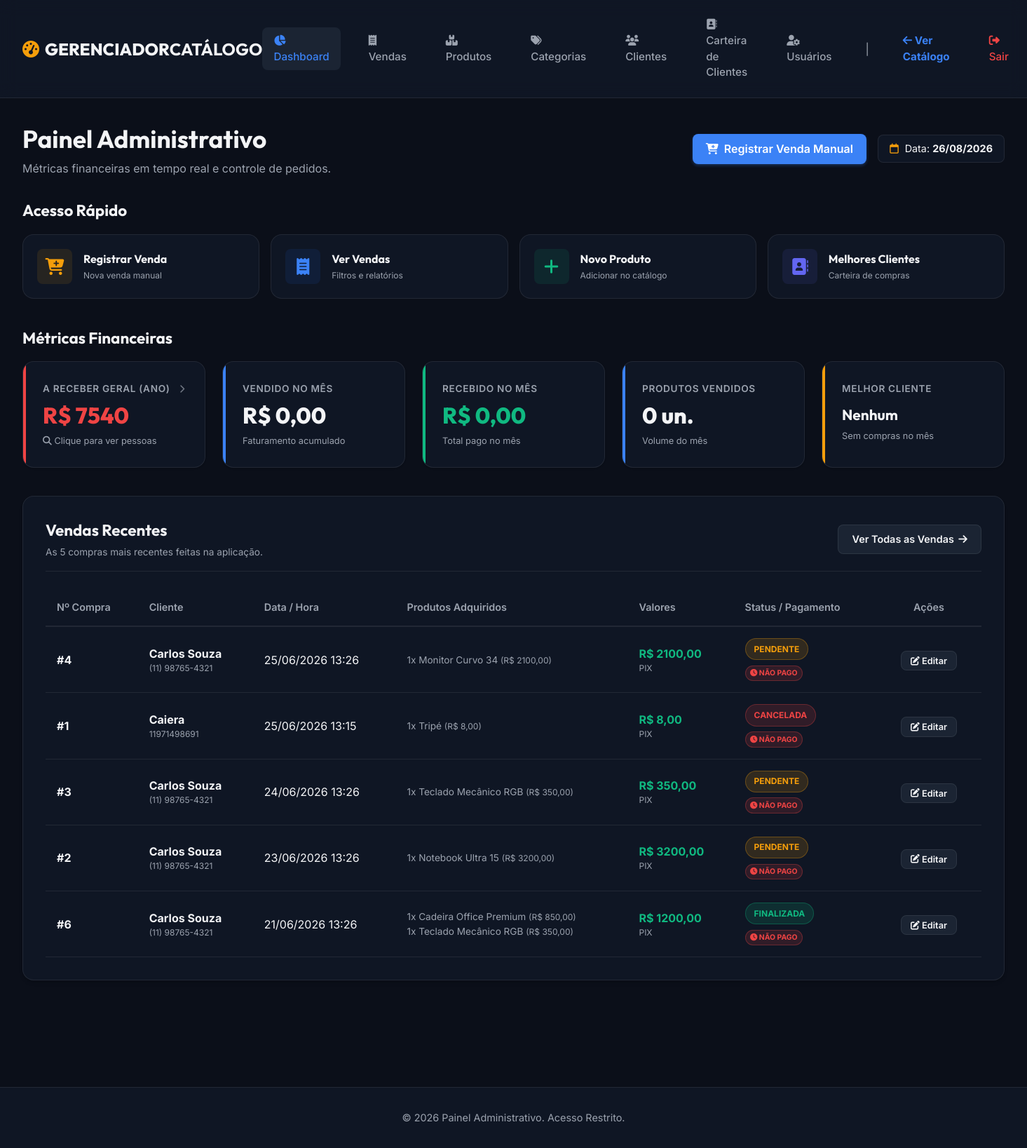
The app's page /dashboard/ (signed in), older data.
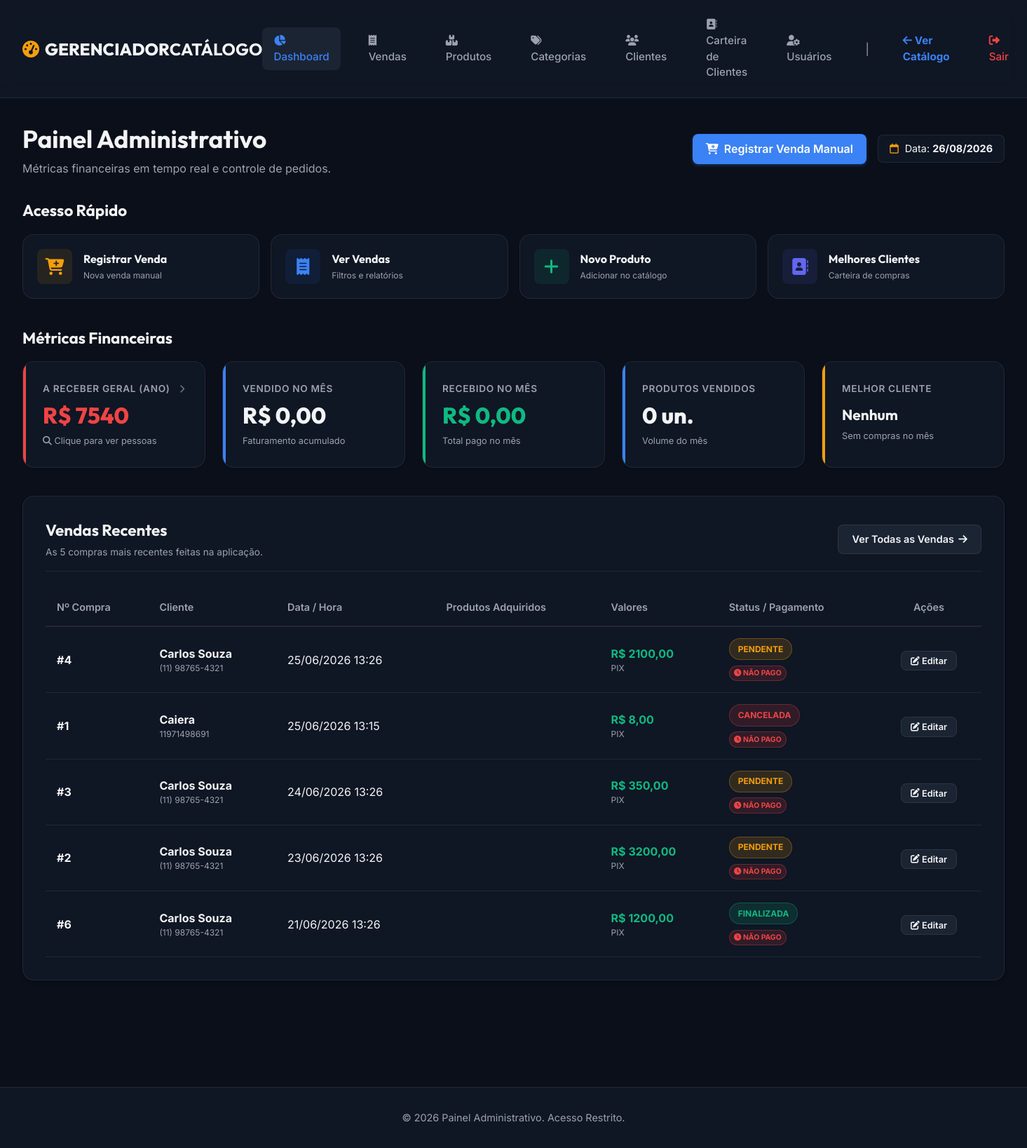
The same page, newer data.
### catalogo/models.py (models this page shows, shortened)
class Purchase(models.Model):
    STATUS_CHOICES = [
        ("Pendente", "Pendente"),
        ("Finalizada", "Finalizada"),
        ("Cancelada", "Cancelada"),
    ]
    client = models.ForeignKey(Client, on_delete=models.CASCADE, related_name="purchases", verbose_name="Cliente")
    date = models.DateTimeField(default=timezone.now, verbose_name="Data da Compra")
    total_value = models.DecimalField(max_digits=10, decimal_places=2, default=0.00, verbose_name="Valor Total")
    status = models.CharField(max_length=20, choices=STATUS_CHOICES, default="Pendente", verbose_name="Status")
    payment_method = models.CharField(max_length=50, default="PIX", verbose_name="Método de Pagamento")
    payment_link = models.URLField(max_length=500, blank=True, default="", verbose_name="Link de Pagamento")
    discount = models.DecimalField(max_digits=10, decimal_places=2, default=0.00, verbose_name="Desconto")
    due_date = models.DateField(null=True, blank=True, verbose_name="Data para Pagar")
    is_paid = models.BooleanField(default=False, verbose_name="Pago")
    class Meta:
        verbose_name = "Compra"
        verbose_name_plural = "Compras"

class Client(models.Model):
    user = models.OneToOneField(User, on_delete=models.SET_NULL, null=True, blank=True, related_name="client_profile", verbose_name="Usuário Relacionado")
    name = models.CharField(max_length=200, verbose_name="Nome Completo")
    cpf_cnpj = models.CharField(max_length=20, verbose_name="CPF/CNPJ", blank=True, default="")
    birthday = models.DateField(verbose_name="Data de Aniversário", null=True, blank=True)
    contact = models.CharField(max_length=50, verbose_name="Contato/Telefone")
    address = models.TextField(verbose_name="Endereço Completo", blank=True, default="")
    class Meta:
        verbose_name = "Cliente"
        verbose_name_plural = "Clientes"

class PurchaseItem(models.Model):
    purchase = models.ForeignKey(Purchase, on_delete=models.CASCADE, related_name="items", verbose_name="Compra")
    product = models.ForeignKey(Product, on_delete=models.PROTECT, related_name="purchase_items", verbose_name="Produto")
    quantity = models.IntegerField(default=1, verbose_name="Quantidade")
    price = models.DecimalField(max_digits=10, decimal_places=2, verbose_name="Preço Unitário")
    class Meta:
        verbose_name = "Item de Compra"
        verbose_name_plural = "Itens de Compra"

class Product(models.Model):
    code = models.CharField(max_length=50, unique=True, verbose_name="Código do Produto")
    name = models.CharField(max_length=200, verbose_name="Nome")
    cost_price = models.DecimalField(max_digits=10, decimal_places=2, verbose_name="Valor de Custo")
    sale_price = models.DecimalField(max_digits=10, decimal_places=2, verbose_name="Valor de Venda")
    category = models.ForeignKey(Category, on_delete=models.PROTECT, related_name="products", verbose_name="Categoria")
    stock = models.IntegerField(default=0, verbose_name="Quantidade em Estoque")
    description = models.TextField(verbose_name="Descrição do Produto")
    is_active = models.BooleanField(default=True, verbose_name="Ativo no Catálogo")
    created_at = models.DateTimeField(auto_now_add=True)
    updated_at = models.DateTimeField(auto_now=True)
    class Meta:
        verbose_name = "Produto"
        verbose_name_plural = "Produtos"

### catalogo/views.py (the view)
# urls.py: path('dashboard/', views.admin_dashboard, name='admin_dashboard'),
@staff_member_required
def admin_dashboard(request):
    today_date = timezone.localdate()
    to_receive_purchases = Purchase.objects.filter(is_paid=False).exclude(status='Cancelada').filter(date__year=today_date.year)
    total_to_receive = to_receive_purchases.aggregate(total=Sum('total_value'))['total'] or Decimal('0.00')
    to_receive_list = to_receive_purchases.order_by('due_date', '-date')
    sales_month_query = Purchase.objects.exclude(status='Cancelada').filter(date__year=today_date.year, date__month=today_date.month)
    total_sold_period = sales_month_query.aggregate(total=Sum('total_value'))['total'] or Decimal('0.00')
    received_month_query = Purchase.objects.filter(is_paid=True).exclude(status='Cancelada').filter(date__year=today_date.year, date__month=today_date.month)
    total_received_period = received_month_query.aggregate(total=Sum('total_value'))['total'] or Decimal('0.00')
    total_qty_sold = PurchaseItem.objects.filter(purchase__in=sales_month_query).aggregate(total=Sum('quantity'))['total'] or 0
    top_client = sales_month_query.values('client__name').annotate(total_spent=Sum('total_value')).order_by('-total_spent').first()
    recent_purchases = Purchase.objects.all().order_by('-date')[:5]
    context = {
        'today': today_date,
        'total_to_receive': total_to_receive,
        'to_receive_list': to_receive_list,
        'total_sold_period': total_sold_period,
        'total_received_period': total_received_period,
        'total_qty_sold': total_qty_sold,
        'top_client': top_client,
        'recent_purchases': recent_purchases,
    }
    return render(request, 'catalogo/admin_dashboard.html', context)

### catalogo/templates/catalogo/admin_dashboard.html (shortened to what the changed rows need)
{% extends 'catalogo/admin_base.html' %}
{% block content %}
    <div class="admin-card-header" style="margin-bottom: 2rem;">
        <div>
            <h1 style="font-family: var(--font-title); font-size: 2.2rem; margin-bottom: 0.2rem;">Painel Administrativo</h1>
        </div>
    </div>
    <div class="admin-card" style="margin-bottom: 2.5rem;">
        <div class="table-responsive">
            <table class="admin-table">
                <thead>
                    <tr>
                        <th>Nº Compra</th>
                        <th>Cliente</th>
                        <th>Data / Hora</th>
                        <th>Produtos Adquiridos</th>
                        <th>Valores</th>
                        <th>Status / Pagamento</th>
                        <th style="width: 150px; text-align: center;">Ações</th>
                    </tr>
                </thead>
                <tbody>
                    {% for purchase in recent_purchases %}
                        <tr>
                            <td style="font-weight: bold;">#{{ purchase.id }}</td>
                            <td>
                                <div><b>{{ purchase.client.name }}</b></div>
                                <div style="font-size: 0.75rem; color: var(--text-muted);">{{ purchase.client.contact }}</div>
                            </td>
                            <td>{{ purchase.date|date:"d/m/Y H:i" }}</td>
                            <td>
                                <ul style="list-style: none; padding-left: 0;">
                                    {% for item in purchase.items.all %}
                                        <li style="font-size: 0.85rem; color: var(--text-muted);">
                                            {{ item.quantity }}x {{ item.product.name }} <span style="font-size: 0.75rem;">(R$ {{ item.price }})</span>
                                        </li>
                                    {% endfor %}
                                </ul>
                            </td>
                            <td>
                                <div style="font-weight: bold; color: var(--success);">R$ {{ purchase.total_value }}</div>
                                <div style="font-size: 0.75rem; color: var(--text-muted);">{{ purchase.payment_method }}</div>
                            </td>
                            <td>
                                <div style="margin-bottom: 0.25rem;">
                                    {% if purchase.status == 'Pendente' %}
                                        <span class="badge badge-pending">Pendente</span>
                                    {% elif purchase.status == 'Finalizada' %}
                                        <span class="badge badge-success">Finalizada</span>
                                    {% else %}
                                        <span class="badge badge-danger">Cancelada</span>
                                    {% endif %}
                                </div>
                                <div>
                                    {% if purchase.is_paid %}
                                        <span class="badge badge-success" style="font-size: 0.65rem; padding: 0.15rem 0.4rem;"><i class="fa-solid fa-check"></i> Pago</span>
                                    {% else %}
                                        <span class="badge badge-danger" style="font-size: 0.65rem; padding: 0.15rem 0.4rem;"><i class="fa-solid fa-clock"></i> Não Pago</span>
                                    {% endif %}
                                </div>
                            </td>
                            <td style="text-align: center;">
                                <a href="{% url 'admin_purchase_edit' purchase.id %}" class="btn btn-sm" style="background: var(--bg-hover); color: var(--text-main); border: 1px solid var(--border); text-decoration: none; padding: 0.35rem 0.8rem; font-size: 0.8rem;" title="Editar pedido e quantidades">
                                    <i class="fa-solid fa-pen-to-square"></i> Editar
                                </a>
                            </td>
                        </tr>
                    {% endfor %}
                </tbody>
            </table>
        </div>
    </div>
{% endblock %}

Row changes from the older to the newer data that the page shows:
removed PurchaseItem: quantity "1", product.name "Monitor Curvo 34", price "2100,00", shown under Purchase id 4
removed PurchaseItem: quantity "1", product.name "Tripé", price "8,00", shown under Purchase "Caiera"
removed PurchaseItem: quantity "1", product.name "Teclado Mecânico RGB", price "350,00", shown under Purchase id 3
removed PurchaseItem: quantity "1", product.name "Notebook Ultra 15", price "3200,00", shown under Purchase id 2
removed PurchaseItem: quantity "1", product.name "Cadeira Office Premium", price "850,00", shown under Purchase id 6
removed PurchaseItem: quantity "1", product.name "Teclado Mecânico RGB", price "350,00", shown under Purchase id 6
